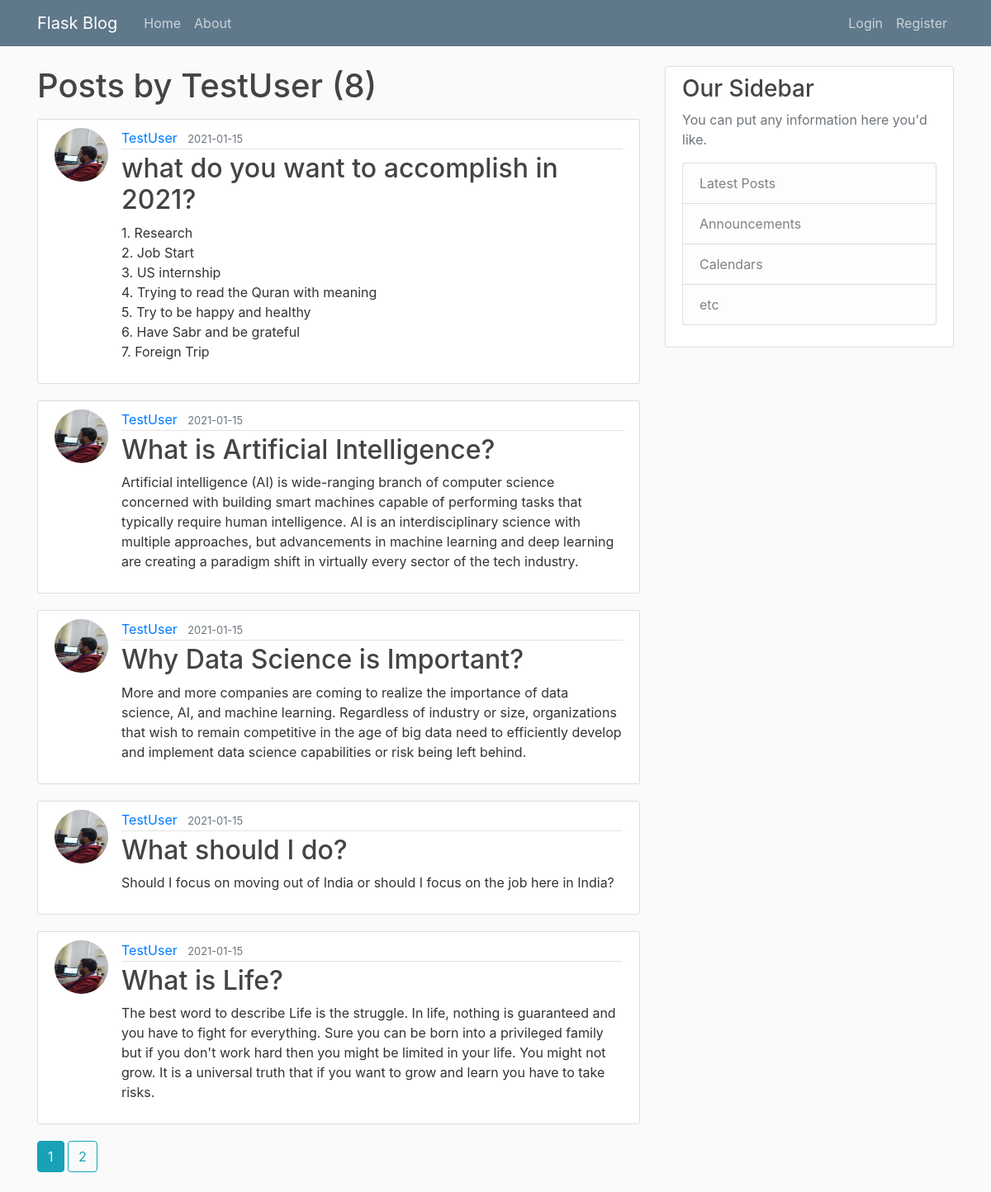
Page /user/TestUser on the committed database.
### flaskblog/models.py (models this page shows, shortened)
class User(db.Model, UserMixin):
	id = db.Column(db.Integer, primary_key=True)
	username = db.Column(db.String(20), unique=True, nullable=False)
	email = db.Column(db.String(120), unique=True, nullable=False)
	image_file = db.Column(db.String(20), nullable=False, default='default.jpg')
	password = db.Column(db.String(60), nullable=False)
	posts = db.relationship('Post', backref='author', lazy=True)

class Post(db.Model):
	id = db.Column(db.Integer, primary_key=True)
	title = db.Column(db.String(100), nullable=False)
	date_posted = db.Column(db.DateTime, nullable=False, default=datetime.utcnow)
	content = db.Column(db.Text, nullable=False)
	user_id = db.Column(db.Integer,db.ForeignKey('user.id'), nullable=False)

### flaskblog/users/routes.py (the view)
@users.route("/user/<string:username>")
def user_posts(username):
    page = request.args.get('page', 1, type=int)
    user = User.query.filter_by(username=username).first_or_404()
    posts = Post.query.filter_by(author=user)\
        .order_by(Post.date_posted.desc())\
        .paginate(page=page, per_page=5)
    return render_template('user_posts.html', posts=posts, user=user)

### flaskblog/templates/user_posts.html
{% extends "layout.html" %}
{% block content %}
	<h1 class="mb-3"> Posts by {{ user.username }} ({{ posts.total }})</h1>
	{% for post in posts.items %}
	<article class="media content-section">
		<img class = "rounded-circle article-img" src="{{ url_for('static', filename='profile_pics/' + post.author.image_file)}}">
		<div class="media-body">
			<div class="article-metadata">
				<a class="mr-2" href="{{ url_for('users.user_posts', username= post.author.username) }}">{{ post.author.username }}</a>
				<small class="text-muted">{{ post.date_posted.strftime('%Y-%m-%d') }}</small>
			</div>
			<h2><a class="article-title" href="{{ url_for('posts.post', post_id=post.id) }}">{{ post.title }}</a></h2>
			<p class="article-content">{{ post.content }}</p>
		</div>
	</article>
	{% endfor %}
	{% for page_num in posts.iter_pages(left_edge=1, right_edge=1, left_current=1, right_current=2) %}
		{% if page_num %}
			{% if posts.page == page_num %}
				<a class="btn btn-info mb-4"href="{{url_for('users.user_posts',username = user.username,page=page_num)}}">{{ page_num }}</a>
			{% else %}
				<a class="btn btn-outline-info mb-4"href="{{url_for('users.user_posts',username = user.username,page=page_num)}}">{{ page_num }}</a>
			{% endif %}
		{% else %}
				...
		{% endif %}
	{% endfor %}
{% endblock content %}

### flaskblog/static/main.css (style rules this page uses)
body { background: #fafafa; color: #333333; margin-top: 5rem; }
h1, h2, h3, h4, h5, h6 { color: #444444; }
.content-section { background: #ffffff; padding: 10px 20px; border: 1px solid #dddddd; border-radius: 3px; margin-bottom: 20px; }
.article-title { color: #444444; }
.article-content { white-space: pre-line; }
.article-img { height: 65px; width: 65px; margin-right: 16px; }
.article-metadata { padding-bottom: 1px; margin-bottom: 4px; border-bottom: 1px solid #e3e3e3 }

### rows in the picture
User: username "TestUser"
Post: image_file (placeholder picture), author.username "TestUser", date_posted "2021-01-15", title "what do you want to accomplish in 2021?", content "1. Research 2. Job Start 3. US internship 4. Trying to read the Quran with meaning 5. Try to be happy and healthy 6. Have Sabr and be grateful 7. Foreign Trip"
Post: image_file (placeholder picture), author.username "TestUser", date_posted "2021-01-15", title "What is Artificial Intelligence?", content "Artificial intelligence (AI) is wide-ranging branch of computer science concerned with building smart machines capable of performing tasks that typically require human intelligence. AI is an interdisciplinary science with multiple approaches, but advancements in machine learning and deep learning are creating a paradigm shift in virtually every sector of the tech industry."
Post: image_file (placeholder picture), author.username "TestUser", date_posted "2021-01-15", title "Why Data Science is Important?", content "More and more companies are coming to realize the importance of data science, AI, and machine learning. Regardless of industry or size, organizations that wish to remain competitive in the age of big data need to efficiently develop and implement data science capabilities or risk being left behind."
Post: image_file (placeholder picture), author.username "TestUser", date_posted "2021-01-15", title "What should I do?", content "Should I focus on moving out of India or should I focus on the job here in India?"
Post: image_file (placeholder picture), author.username "TestUser", date_posted "2021-01-15", title "What is Life?", content "The best word to describe Life is the struggle. In life, nothing is guaranteed and you have to fight for everything. Sure you can be born into a privileged family but if you don't work hard then you might be limited in your life. You might not grow. It is a universal truth that if you want to grow and learn you have to take risks."

### other values in the picture
{{ posts.total }} "8"
{{ page_num }} "1"
{{ page_num }} "2"
